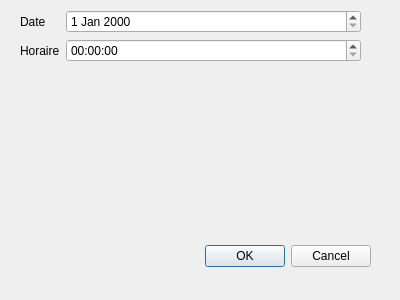
<?xml version="1.0" encoding="UTF-8"?>
<ui version="4.0">
 <class>DialogProgTache</class>
 <widget class="QDialog" name="DialogProgTache">
  <property name="geometry">
   <rect>
    <x>0</x>
    <y>0</y>
    <width>400</width>
    <height>300</height>
   </rect>
  </property>
  <property name="windowTitle">
   <string>Dialog</string>
  </property>
  <widget class="QDialogButtonBox" name="buttonBox">
   <property name="geometry">
    <rect>
     <x>30</x>
     <y>240</y>
     <width>341</width>
     <height>32</height>
    </rect>
   </property>
   <property name="orientation">
    <enum>Qt::Horizontal</enum>
   </property>
   <property name="standardButtons">
    <set>QDialogButtonBox::Cancel|QDialogButtonBox::Ok</set>
   </property>
  </widget>
  <widget class="QWidget" name="formLayoutWidget">
   <property name="geometry">
    <rect>
     <x>20</x>
     <y>10</y>
     <width>341</width>
     <height>221</height>
    </rect>
   </property>
   <layout class="QFormLayout" name="formLayout">
    <item row="0" column="0">
     <widget class="QLabel" name="label_date">
      <property name="text">
       <string>Date</string>
      </property>
     </widget>
    </item>
    <item row="0" column="1">
     <widget class="QDateEdit" name="date"/>
    </item>
    <item row="1" column="1">
     <widget class="QTimeEdit" name="horaire"/>
    </item>
    <item row="1" column="0">
     <widget class="QLabel" name="label_horaire">
      <property name="text">
       <string>Horaire</string>
      </property>
     </widget>
    </item>
   </layout>
  </widget>
 </widget>
 <resources/>
 <connections>
  <connection>
   <sender>buttonBox</sender>
   <signal>accepted()</signal>
   <receiver>DialogProgTache</receiver>
   <slot>accept()</slot>
   <hints>
    <hint type="sourcelabel">
     <x>248</x>
     <y>254</y>
    </hint>
    <hint type="destinationlabel">
     <x>157</x>
     <y>274</y>
    </hint>
   </hints>
  </connection>
  <connection>
   <sender>buttonBox</sender>
   <signal>rejected()</signal>
   <receiver>DialogProgTache</receiver>
   <slot>reject()</slot>
   <hints>
    <hint type="sourcelabel">
     <x>316</x>
     <y>260</y>
    </hint>
    <hint type="destinationlabel">
     <x>286</x>
     <y>274</y>
    </hint>
   </hints>
  </connection>
 </connections>
</ui>
